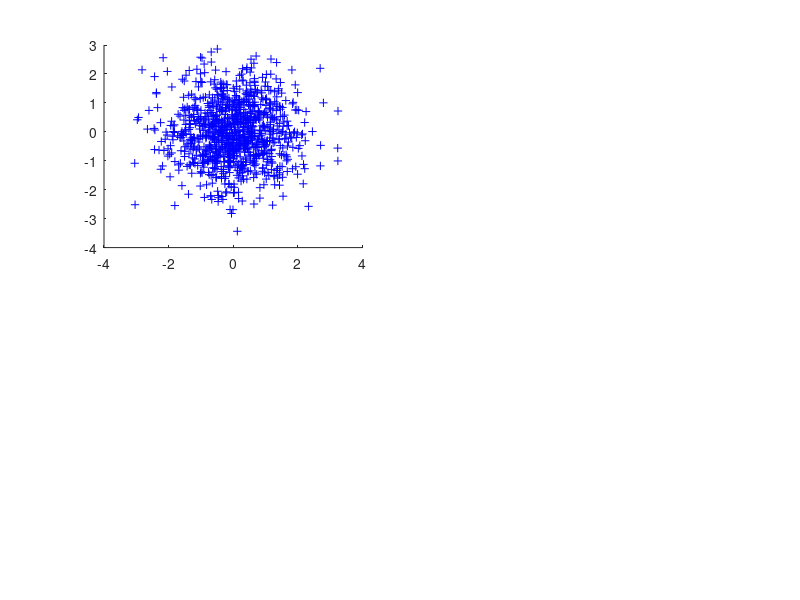

MATLAB code for this plot: (Note: this script raises an error after producing the figure.)
clear

N1 = 1000
N2 = 1000
dim = 2

%AXIS = [-3.5 3.5 -3.5 3.5]
AXIS = [-4 4 -4 4]


%% generate data
X = randn(N1,dim)

clf
subplot(221)
plot(X(:,1), X(:,2), '+b')
box off


%% calc covariance matrix
Cov = X'*X / N1

hold on; plot_ellipse([0 0], Cov, 'b')

axis(AXIS)

%% introduce filter
%filt = [1 0.5; 0 1]


% suppress along 
% R = [cos(pi/4) -sin(pi/4); sin(pi/4) cos(pi/4)]
% filt = R'*diag([1 0.5])*R

filt = diag([1 0.5])
mu_filtered = [1.5, 1]


X_filtered = X*filt'


Cov_filtered = X_filtered'*X_filtered / N1

subplot(222)
plot(mu_filtered(1)+X_filtered(:,1), mu_filtered(2)+X_filtered(:,2), 'or')
box off

hold on; plot_ellipse([0 0], Cov_filtered, 'r')


axis(AXIS)

%% analysis
eig0 = svd(Cov)

eig1 = svd(Cov_filtered)

eig0 ./ eig1


%% plot mixed
%subplot(223)
figure(2)
clf; hold on
%plot(X_mix(:,1), X_mix(:,2), 'og')
plot(X(:,1), X(:,2), '+b')
%plot(X_filtered(:,1), X_filtered(:,2), 'or')
plot(mu_filtered(1)+X_filtered(:,1), mu_filtered(2)+X_filtered(:,2), 'or')
box off


plot([0 mu_filtered(1)], [0 mu_filtered(2)], 'k-', 'LineWidth', 3)
text(mu_filtered(1)/2-0.1, mu_filtered(2)/2+0.2, 'STA', 'FontSize',20,  'HorizontalAlignment','right')

plot_ellipse([0 0], Cov, 'b--')
plot_ellipse(mu_filtered, Cov_filtered, 'r--')

axis(AXIS)
xlabel('PC_1')
ylabel('PC_2')


set(gcf, 'paperposition', [0 0 12 10])
set(gcf, 'papersize', [12 10])
saveas(gcf, 'simulation.pdf')
saveas(gcf, 'simulation.png')

% %% Mix the dataset 
% 
% lamb = 0.5;
% X_mix = [X; X_filtered];
% Y_mix = [-ones(N1,1); ones(N2,1)];
% %X_mix = (1-lamb)*X + lamb*X_filtered;
% 
% Cov_mix = X_mix'*X_mix / size(X_mix,1)
% 
% eig_2 = svd(Cov_mix)
% 
% 
% subplot(223)
% plot(X_mix(:,1), X_mix(:,2), 'og')
% box off
% 
% hold on; plot_ellipse([0 0], Cov_mix, 'g')
% 
% axis(AXIS)






